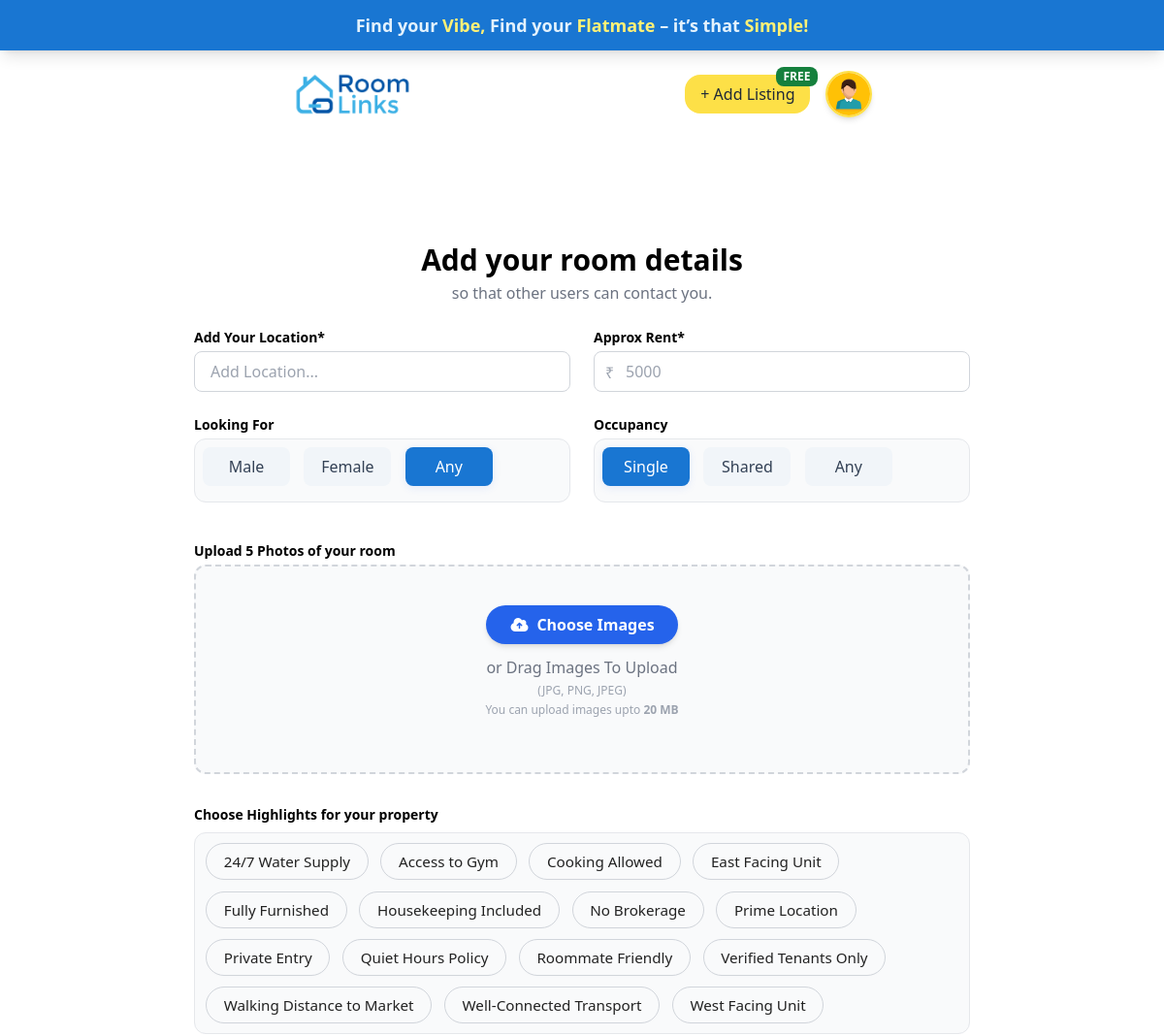
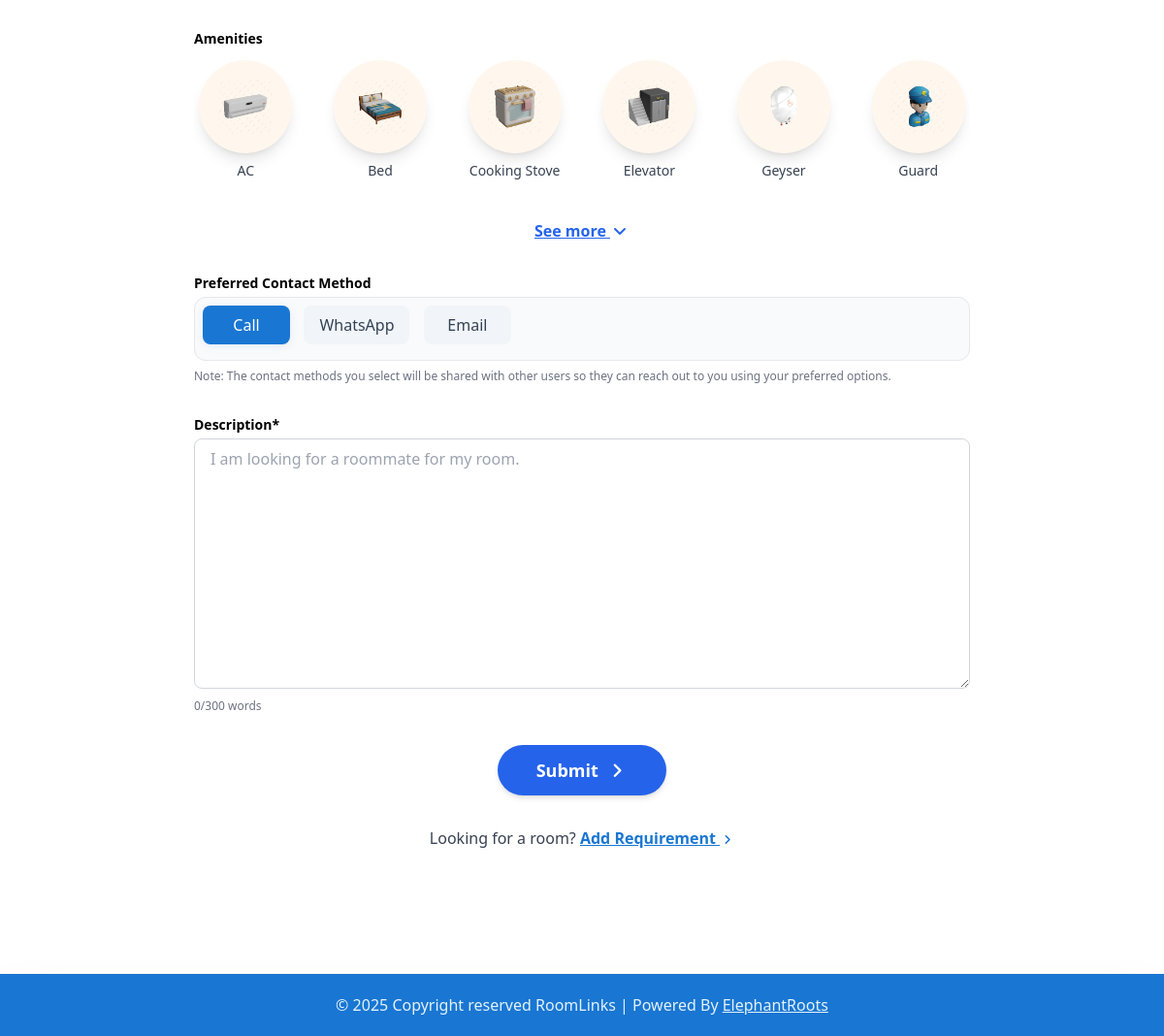
The app's page /roommate (signed in) with its own data (2 pictures, top to bottom).
### tables this page shows
CREATE TABLE `property_highlights` (
  `id` int(11) NOT NULL,
  `name` varchar(255) NOT NULL,
  `created_at` timestamp NOT NULL DEFAULT current_timestamp(),
  `updated_at` timestamp NOT NULL DEFAULT current_timestamp() ON UPDATE current_timestamp()
);

CREATE TABLE `amenities` (
  `id` int(11) NOT NULL,
  `images` varchar(255) NOT NULL,
  `created_at` timestamp NOT NULL DEFAULT current_timestamp(),
  `updated_at` timestamp NOT NULL DEFAULT current_timestamp() ON UPDATE current_timestamp(),
  `name` varchar(255) NOT NULL
);

### index.php (called while the page is built)
<?php
require_once __DIR__ . '/routes/web.php';
?>

### config/database.php (called while the page is built, shortened)
<?php
function getDatabaseConnection() {
    $conn = new mysqli(DB_HOST, DB_USER, DB_PASS, DB_NAME);
    return $conn;
}
?>

### controllers/UserController.php (called while the page is built, shortened)
<?php
require_once __DIR__ . '/../models/UserModel.php';
            require_once __DIR__ . '/../config/database.php';
class UserController {
    public function getPropertyHighlights() {
        $userModel = new UserModel();
        return $userModel->getAllPropertyHighlights();
    }
    public function getAmenities() {
        $userModel = new UserModel();
        return $userModel->getAllAmenities();
    }
}

### models/UserModel.php (called while the page is built, shortened)
<?php
class UserModel
{
    public function getAllAmenities()
    {
        $sql = "SELECT id, name, images FROM amenities ORDER BY name ASC";
        $stmt = $this->conn->prepare($sql);
        $stmt->execute();
        $result = $stmt->get_result();
        $amenities = [];
        while ($row = $result->fetch_assoc()) {
            $amenities[] = $row;
        }
        return $amenities;
    }
    private $conn;
    public function __construct()
    {
        require_once __DIR__ . '/../config/database.php';
        $this->conn = getDatabaseConnection();
    }
    public function getAllPropertyHighlights()
    {
        $sql = "SELECT id, name FROM property_highlights ORDER BY name ASC";
        $stmt = $this->conn->prepare($sql);
        $stmt->execute();
        $result = $stmt->get_result();
        $highlights = [];
        while ($row = $result->fetch_assoc()) {
            $highlights[] = $row;
        }
        return $highlights;
    }
}

### views/roommate.php (the view, shortened to what this page needs)
<?php
require_once __DIR__ . '/../models/UserModel.php';
require_once __DIR__ . '/../controllers/UserController.php';
$userController = new UserController();
$amenities = method_exists($userController, 'getAmenities') ? $userController->getAmenities() : [];
$propertyHighlights = method_exists($userController, 'getPropertyHighlights') ? $userController->getPropertyHighlights() : [];
$listingData = null;
$isEdit = false;
?>
<!DOCTYPE html>
<html lang="en">
<head>
    <link rel="stylesheet" href="styles/tailwind.css" />
    <link rel="stylesheet" href="styles/style.css" />
    <link rel="stylesheet" href="styles/hide-scrollbar.css" />
    <link rel="stylesheet" href="https://cdn.jsdelivr.net/npm/@fortawesome/fontawesome-free/css/all.min.css" />
</head>
<body class="flex flex-col">
    <?php include 'partials/header.php' ?>
    <section class="py-16 md:py-20 flex justify-center items-center">
        <div class="w-full max-w-4xl mx-auto bg-white  p-4 sm:p-8 md:p-10 lg:p-12 xl:p-14 sm:mx-4 md:mx-8 lg:mx-0">
            <h2 class="text-3xl font-semibold text-center mb-1">Add your room details</h2>
            <p class="text-center text-gray-500 mb-6 text-base">so that other users can contact you.</p>
            <form class="space-y-8" id="addRoomForm" method="POST" enctype="multipart/form-data" action="<?php echo $isEdit ? (APP_URL . '/update-roomlisting') : (APP_URL . '/add-roomlisting'); ?>">
                <div class="grid grid-cols-1 md:grid-cols-2 gap-6">
                    <div>
                        <label class="block text-sm font-bold mb-1">Add Your Location*</label>
                        <input type="text" name="location" placeholder="Add Location..."
                            class="w-full border border-gray-300 rounded-lg px-4 py-2 bg-white focus:outline-none focus:ring-2 focus:ring-primary-400"
                            required value="<?php echo $isEdit ? htmlspecialchars($listingData['location']) : ''; ?>">
                    </div>
                    <div>
                        <label class="block text-sm font-bold mb-1">Approx Rent*</label>
                        <div class="relative">
                            <span class="absolute left-3 top-2.5 text-gray-400">₹</span>
                            <input type="number" name="rent" placeholder="5000"
                                class="w-full border border-gray-300 rounded-lg pl-8 pr-4 py-2 bg-white focus:outline-none focus:ring-2 focus:ring-primary-400"
                                required value="<?php echo $isEdit ? htmlspecialchars($listingData['rent']) : ''; ?>">
                        </div>
                    </div>
                    <div>
                        <label class="block text-sm font-bold mb-1">Looking For</label>
                        <div class="select-group option-group flex gap-2">
                            <button type="button" class="select-btn" data-group="looking_for"
                                data-value="male">Male</button>
                            <button type="button" class="select-btn" data-group="looking_for"
                                data-value="female">Female</button>
                            <button type="button" class="select-btn" data-group="looking_for"
                                data-value="any">Any</button>
                        </div>
                    </div>
                    <div>
                        <label class="block text-sm font-bold mb-1">Occupancy</label>
                        <div class="select-group option-group flex gap-2">
                            <button type="button" class="select-btn" data-group="occupancy"
                                data-value="single">Single</button>
                            <button type="button" class="select-btn" data-group="occupancy"
                                data-value="shared">Shared</button>
                            <button type="button" class="select-btn" data-group="occupancy"
                                data-value="any">Any</button>
                        </div>
                    </div>
                </div>
                <div class="mt-8">
                    <label class="block text-sm font-bold mb-1">Upload 5 Photos of your room</label>
                    <div class="border-2 border-dashed border-gray-300 rounded-xl bg-gray-50 flex flex-col items-center justify-center py-10 px-4 text-center transition relative mb-8"
                        id="dropArea">
                        <button type="button" id="customUploadBtn"
                            class="mb-3 bg-blue-600 text-white font-semibold px-6 py-2 rounded-full flex items-center gap-2 shadow-md transition focus:outline-none focus:ring-2 focus:ring-blue-400"><i
                                class="fas fa-cloud-upload-alt"></i> <span>Choose Images</span></button>
                        <span class="block text-gray-500 mb-1">or Drag Images To Upload</span>
                        <span class="block text-xs text-gray-400">(JPG, PNG, JPEG)</span>
                        <span class="block text-xs text-gray-400 mt-1">You can upload images upto <b>20 MB</b></span>
                    </div>
                </div>
                <div>
                    <label class="block text-sm font-bold mb-1">Choose Highlights for your property</label>
                    <?php
                        $propertyHighlights = method_exists($userController, 'getPropertyHighlights') ? $userController->getPropertyHighlights() : [];
                    ?>
                    <div class="flex flex-wrap gap-3 mt-2 option-group">
                        <?php foreach ($propertyHighlights as $highlight): ?>
                            <label class="cursor-pointer">
                                <span class="highlight-btn option-btn peer-checked:bg-[--primary-color] peer-checked:text-white peer-checked:border-[--primary-color]">
                                    <?php echo htmlspecialchars($highlight['name']); ?>
                                </span>
                            </label>
                        <?php endforeach; ?>
                    </div>
                </div>
                <div class="mt-4 mb-8">
                    <label class="block text-sm font-bold mb-3">Amenities</label>
                    <div id="amenitiesGridWrapper">
                        <div id="amenitiesGrid"
                            class="grid grid-cols-3 sm:grid-cols-4 md:grid-cols-6 gap-8 mb-2 justify-items-center transition-all duration-300"
                            style="max-height: 8.5rem; overflow: hidden;">
                            <?php
                            foreach ($amenities as $amenity):
                                ?>
                                <label class="flex flex-col items-center cursor-pointer group">
                                    <span
                                        class="w-24 h-24 rounded-full bg-orange-50 flex items-center justify-center mb-2 border-2 border-transparent shadow-lg peer-checked:border-blue-500 transition">
                                        <img src="<?php echo htmlspecialchars($amenity['images']); ?>"
                                            alt="<?php echo htmlspecialchars($amenity['name']); ?>"
                                            class="w-14 h-14 object-contain" />
                                    </span>
                                    <span
                                        class="text-sm text-gray-700 group-hover:text-blue-600 block w-24 truncate text-center"><?php echo htmlspecialchars($amenity['name']); ?></span>
                                </label>
                            <?php endforeach; ?>
                        </div>
                        <div id="seeMoreAmenitiesContainer" class="justify-center mt-0 hidden">
                            <button type="button" id="seeMoreAmenitiesBtn"
                                class="text-blue-600 font-semibold underline text-base">See more</button>
                        </div>
                    </div>
                </div>
                <div class="grid grid-cols-1 gap-6">
                    <div>
                        <label class="block text-sm font-bold mb-1">Preferred Contact Method</label>
                        <div class="select-group option-group">
                            <button type="button" class="select-btn" data-group="contact_method"
                                data-value="call">Call</button>
                            <button type="button" class="select-btn" data-group="contact_method"
                                data-value="whatsapp">WhatsApp</button>
                            <button type="button" class="select-btn" data-group="contact_method"
                                data-value="email">Email</button>
                        </div>
                        <p class="text-xs text-gray-500 mt-2">Note: The contact methods you select will be shared with
                            other users so they can reach out to you using your preferred options.</p>
                    </div>
                </div>
                <div>
                    <label class="block text-sm font-bold mb-1">Description*</label>
                    <textarea id="description" name="description" rows="10" maxlength="3000"
                        placeholder="I am looking for a roommate for my room."
                        class="w-full border border-gray-300 rounded-lg px-4 py-2 bg-white focus:outline-none focus:ring-2 focus:ring-primary-400"
                        required><?php echo $isEdit ? htmlspecialchars($listingData['description']) : ''; ?></textarea>
                    <div class="flex justify-between items-center mt-1">
                        <span id="desc-word-count" class="text-xs text-gray-500">0/300 words</span>
                    </div>
                </div>
                <div class="flex justify-center">
                    <button type="submit"
                        class="bg-blue-600 hover:bg-blue-700 text-white font-semibold px-10 py-3 rounded-full text-lg flex items-center gap-2 shadow-md transition-all duration-200 focus:outline-none focus:ring-2 focus:ring-blue-400 active:scale-95">
                        <span>Submit</span>
                        <i class="fas fa-angle-right"></i>
                    </button>
                </div>
                <div class="text-center mt-2 text-base text-gray-700">
                    Looking for a room? <a href="#" class="text-[--primary-color] font-bold underline">Add Requirement
                        <i class="fas fa-angle-right text-xs"></i></a>
                </div>
            </form>
        </div>
    </section>
    <?php include 'partials/footer.php' ?>
</body>
</html>

### records on screen
property_highlights: name "24/7 Water Supply"
property_highlights: name "Access to Gym"
property_highlights: name "Cooking Allowed"
property_highlights: name "East Facing Unit"
property_highlights: name "Fully Furnished"
property_highlights: name "Housekeeping Included"
property_highlights: name "No Brokerage"
property_highlights: name "Prime Location"
property_highlights: name "Private Entry"
property_highlights: name "Quiet Hours Policy"
property_highlights: name "Roommate Friendly"
property_highlights: name "Verified Tenants Only"
property_highlights: name "Walking Distance to Market"
property_highlights: name "Well-Connected Transport"
property_highlights: name "West Facing Unit"
amenities: images (picture), name "AC"
amenities: images (picture), name "Bed"
amenities: images (picture), name "Cooking Stove"
amenities: images+name (picture), name "Elevator"
amenities: images+name (picture), name "Geyser"
amenities: images+name (picture), name "Guard"
